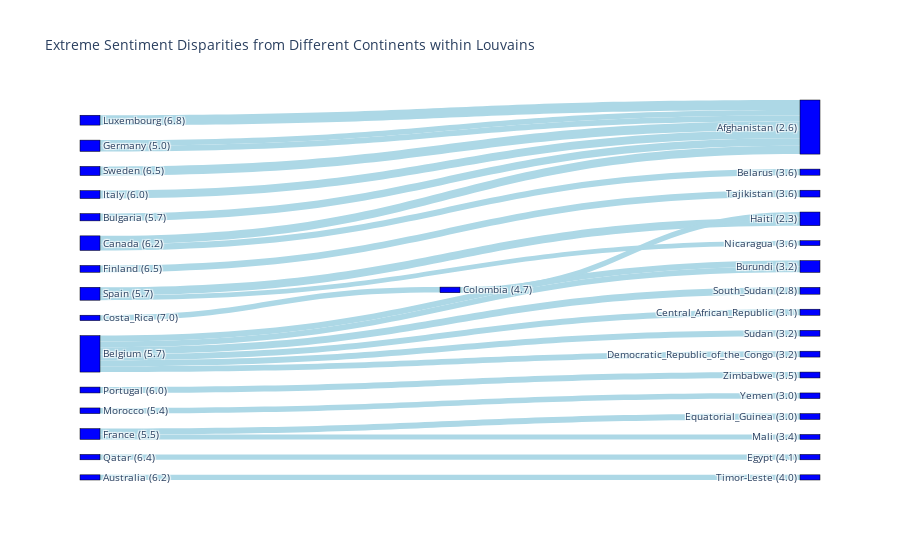

The notebook cell saved with this chart:
### Code cell
# Filter only top most connected countries for clarity
df_subgraph = df_disparity.head(25)  # Top 30 extreme disparities

# SANKEY
plot_sankey_disparities(df_subgraph)

### Figure 1 — Plotly figure (JSON) as saved in the notebook; plotly's stock layout.template omitted (floating-point values rounded to 4 significant figures)
{"data": [{"link": {"color": "lightblue", "source": [0, 2, 3, 4, 6, 7, 8, 10, 8, 3, 8, 8, 8, 17, 19, 8, 21, 23, 24, 24, 25, 27, 28, 19, 4], "target": [1, 1, 1, 5, 1, 1, 9, 11, 12, 13, 14, 15, 16, 18, 20, 16, 22, 5, 1, 1, 26, 23, 29, 30, 31], "value": [4.2, 3.9, 3.6, 3.4, 3.4, 3.1, 2.9, 2.9, 2.6, 2.6, 2.5, 2.5, 2.5, 2.5, 2.5, 2.5, 2.4, 2.4, 2.4, 2.4, 2.3, 2.3, 2.2, 2.1, 2.1]}, "node": {"color": "blue", "label": ["Luxembourg (6.8)", "Afghanistan (2.6)", "Sweden (6.5)", "Canada (6.2)", "Spain (5.7)", "Haiti (2.3)", "Italy (6.0)", "Bulgaria (5.7)", "Belgium (5.7)", "South_Sudan (2.8)", "Finland (6.5)", "Tajikistan (3.6)", "Central_African_Republic (3.1)", "Belarus (3.6)", "Sudan (3.2)", "Democratic_Republic_of_the_Congo (3.2)", "Burundi (3.2)", "Portugal (6.0)", "Zimbabwe (3.5)", "France (5.5)", "Equatorial_Guinea (3.0)", "Morocco (5.4)", "Yemen (3.0)", "Colombia (4.7)", "Germany (5.0)", "Qatar (6.4)", "Egypt (4.1)", "Costa_Rica (7.0)", "Australia (6.2)", "Timor-Leste (4.0)", "Mali (3.4)", "Nicaragua (3.6)"], "line": {"color": "black", "width": 0.5}, "pad": 15, "thickness": 20}, "type": "sankey"}], "layout": {"font": {"size": 10}, "title": {"text": "Extreme Sentiment Disparities from Different Continents within Louvains"}}}
